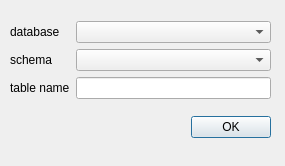
<?xml version="1.0" encoding="UTF-8"?>
<!--
SPDX-FileCopyrightText: 2019 Ioanna Kolovou <i.kolovou@spacesyntax.com>
SPDX-FileCopyrightText: 2019 Space Syntax Ltd.

SPDX-License-Identifier: GPL-2.0-or-later
-->
<ui version="4.0">
 <class>DbSettingsDialog</class>
 <widget class="QDialog" name="DbSettingsDialog">
  <property name="geometry">
   <rect>
    <x>0</x>
    <y>0</y>
    <width>285</width>
    <height>166</height>
   </rect>
  </property>
  <property name="windowTitle">
   <string>DbSettings</string>
  </property>
  <widget class="QWidget" name="layoutWidget">
   <property name="geometry">
    <rect>
     <x>10</x>
     <y>10</y>
     <width>261</width>
     <height>141</height>
    </rect>
   </property>
   <layout class="QVBoxLayout" name="verticalLayout">
    <item>
     <layout class="QGridLayout" name="gridLayout">
      <item row="0" column="0">
       <widget class="QLabel" name="label_5">
        <property name="text">
         <string>database</string>
        </property>
       </widget>
      </item>
      <item row="0" column="1">
       <widget class="QComboBox" name="dbCombo"/>
      </item>
      <item row="1" column="0">
       <widget class="QLabel" name="label_6">
        <property name="text">
         <string>schema</string>
        </property>
       </widget>
      </item>
      <item row="1" column="1">
       <widget class="QComboBox" name="schemaCombo"/>
      </item>
      <item row="2" column="0">
       <widget class="QLabel" name="label_7">
        <property name="text">
         <string>table name</string>
        </property>
       </widget>
      </item>
      <item row="2" column="1">
       <widget class="QLineEdit" name="nameLineEdit">
        <property name="text">
         <string/>
        </property>
       </widget>
      </item>
     </layout>
    </item>
    <item>
     <layout class="QHBoxLayout" name="horizontalLayout">
      <item>
       <spacer name="horizontalSpacer">
        <property name="orientation">
         <enum>Qt::Horizontal</enum>
        </property>
        <property name="sizeHint" stdset="0">
         <size>
          <width>18</width>
          <height>20</height>
         </size>
        </property>
       </spacer>
      </item>
      <item>
       <widget class="QPushButton" name="okButton">
        <property name="text">
         <string>OK</string>
        </property>
       </widget>
      </item>
     </layout>
    </item>
   </layout>
  </widget>
 </widget>
 <resources/>
 <connections/>
</ui>
